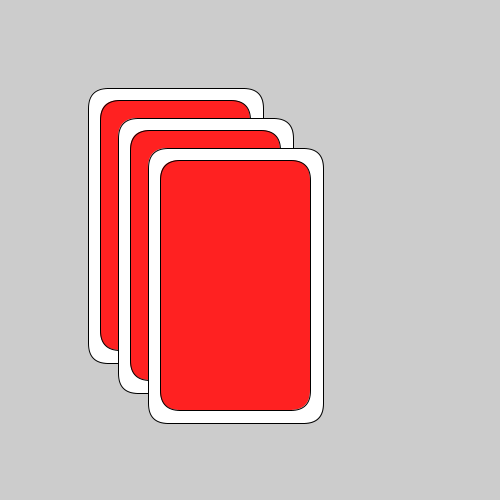
Frame 1 (no input)
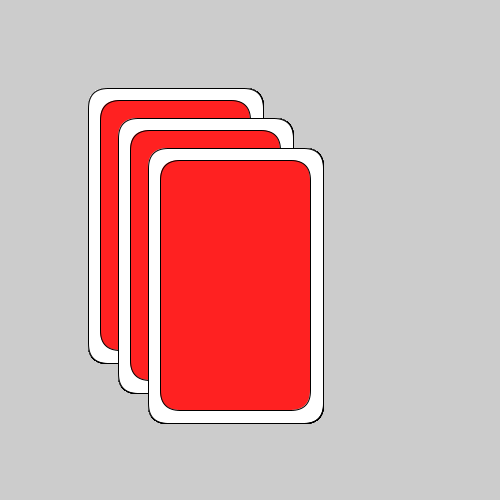
Frame 60 (the mouse pressed at the canvas centre just before this capture)
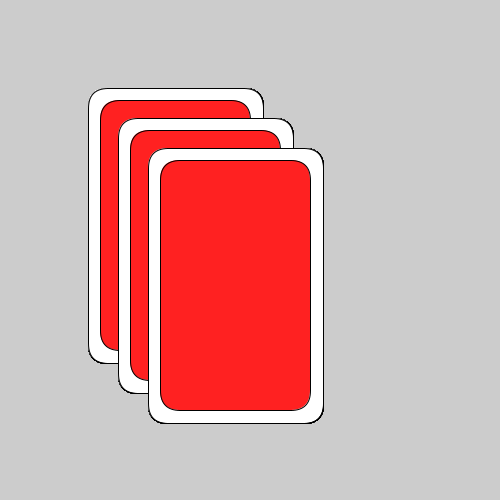
Frame 120 (the mouse held since frame 60 and released just before this capture)

The Processing sketch that drew these frames (run headless with seeded random() and noise(); from frame 60 on, the mouse is pressed at the canvas centre):

// Processing sketch: week02_1_2
// ── week02_1_2.pde
void setup(){
 size(500,500); 
}
int W=25;
void draw(){
 drawCard(100,100);
 drawCard(130,130);
 drawCard(160,160);
}
void drawCard(int x, int y){
 fill(255);
 rect(x-W/2,y-W/2,150+W,250+W, 20);
 fill(#FF2121);
 rect(x,y,150,250,20); //弧度
}
